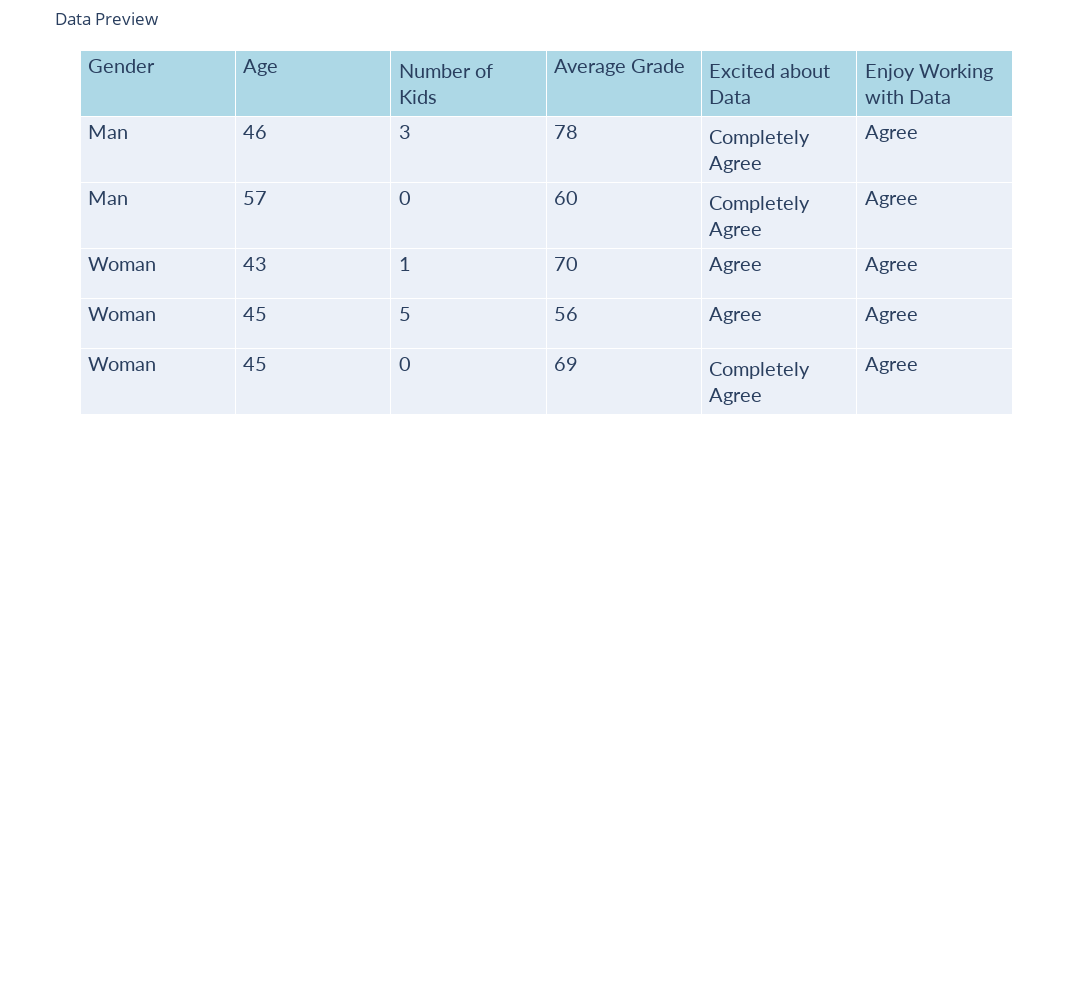

Notebook code for this chart:
### Code cell
color1 = 'white'
color2 = 'lightgrey'
header_color = "lightblue"
values = display_file.iloc[:,0], display_file.iloc[:,1], display_file.iloc[:,2], display_file.iloc[:,3], display_file.iloc[:,4], display_file.iloc[:,5]
fig = go.Figure(data=[go.Table( 
    header=dict(values=display_file.columns.tolist(), 
                fill_color=header_color,
                height = 50,
                align="left",
                font=dict(family="Lato", size=20)), 
    cells=dict(values=values,
               align="left", 
               height = 50, 
               font=dict(family="Lato", size=20), 
               format=None, formatsrc=None,
               fill_color = None
              ))]) 
fig.update_layout(width=1100, height=1000, title="Data Preview")
fig.update_layout({"margin": {"t":50}})
fig.show()

### Figure 1 — Plotly figure (JSON) as saved in the notebook; plotly's stock layout.template omitted (floating-point values rounded to 4 significant figures)
{"data": [{"cells": {"align": "left", "font": {"family": "Lato", "size": 20}, "height": 50, "values": [["Man", "Man", "Woman", "Woman", "Woman"], [46, 57, 43, 45, 45], [3, 0, 1, 5, 0], [78, 60, 70, 56, 69], ["Completely Agree", "Completely Agree", "Agree", "Agree", "Completely Agree"], ["Agree", "Agree", "Agree", "Agree", "Agree"]]}, "header": {"align": "left", "fill": {"color": "lightblue"}, "font": {"family": "Lato", "size": 20}, "height": 50, "values": ["Gender", "Age", "Number of Kids", "Average Grade", "Excited about Data", "Enjoy Working with Data"]}, "type": "table"}], "layout": {"height": 1000, "margin": {"t": 50}, "title": {"text": "Data Preview"}, "width": 1100}}
